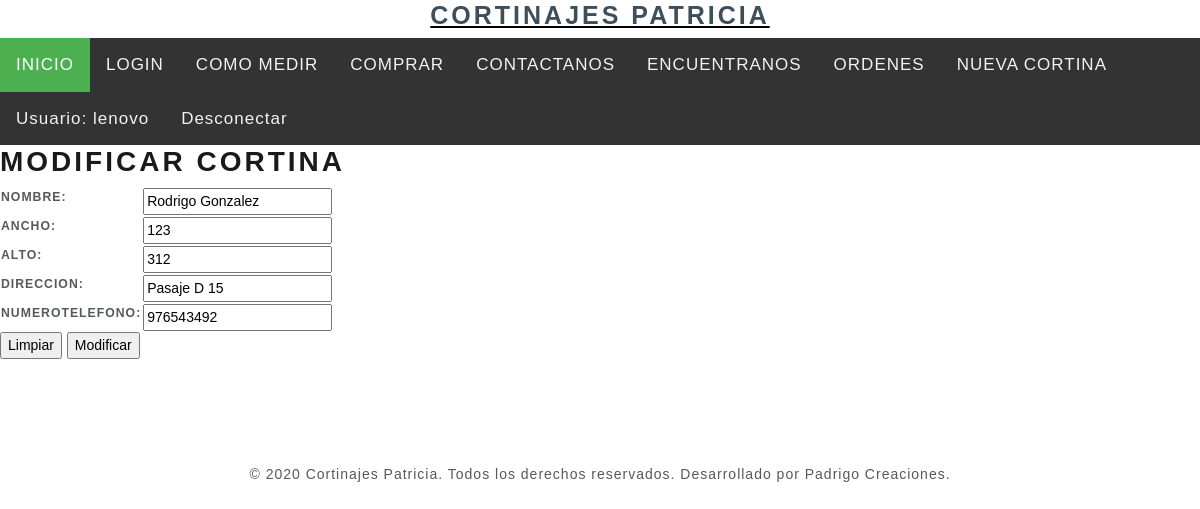
/modificarcortina/16/ (signed in), run on the app's committed database.
### core/models.py (models this page shows, shortened)
class Cortinas (models.Model):
    nombre = models.CharField(max_length=500)
    ancho = models.IntegerField()
    alto = models.IntegerField()
    direccion = models.CharField(max_length=500)
    numerotelefono = models.IntegerField()

### core/views.py (the view)
# urls.py: path('modificarcortina/<id>/', modificarcortina , name="modificarcortina"),
@permission_required('core.change_cortinas')
def modificarcortina(request, id):
    cortinas = Cortinas.objects.get(id=id)
    data = {
        'form':CortinasForm(instance=cortinas)
    }
    if request.method == 'POST':
        formulario = CortinasForm(data=request.POST, instance=cortinas)
        if formulario.is_valid():
            formulario.save()
            data['mensaje'] = "Modificado correctamente"
            data ["form"] = formulario
    return render(request, 'core/modificarcortina.html', data)

### core/forms.py
class CortinasForm(ModelForm):
    class Meta:
        model = Cortinas
        fields = ['nombre', 'ancho', 'alto', 'direccion', 'numerotelefono']

### core/templates/core/modificarcortina.html (shortened to what this page needs)
{% extends 'core/base.html' %}
{% load static %}
{% block contenido %}
<h2>Modificar cortina</h2>
<form action="" method="POST">
    <table>
        {{ form.as_table }}
    </table>
    <input type="reset" value="Limpiar">
    <input type="submit" value="Modificar">
</form>
{% endblock %}

### core/templates/core/base.html (shortened to what this page needs)
<!DOCTYPE html>
<html class="no-js">
<head>
  {% load static %}
  <link rel="stylesheet" href="{% static 'core/css/bootstrap.min.css' %}">
  <link rel="stylesheet" href="https://cdnjs.cloudflare.com/ajax/libs/font-awesome/4.7.0/css/font-awesome.min.css">
  <link rel="stylesheet" href="{% static 'core/css/nav.css' %}">
  <link rel="stylesheet" href="{% static 'core/css/responsiveiframe.css' %}">
</head>
<body class=".cuerpo" background="{% static 'core/img/fondo.jpg' %}">
  <div align=center>
    <a href="{% url 'inicio' %}">
      <h1 style="font-size:25px; color: rgb(63, 79, 90); border: rgb(255, 4, 4);">CORTINAJES PATRICIA</h1>
    </a>
  </div>
  <div class="topnav" id="myTopnav">
    <a class="active" href="{% url 'inicio' %}">INICIO</a>
    <a href="{% url 'login' %}">LOGIN</a>
    <a href="{% url 'comomedir' %}">COMO MEDIR</a>
    <a href="{% url 'comprar' %}">COMPRAR</a>
    <a href="{% url 'contactanos' %}">CONTACTANOS</a>
    <a href="{% url 'encuentranos' %}">ENCUENTRANOS</a>
    {% if user.is_staff %}
    <a href="{% url 'listadocortinas' %}">ORDENES</a>
    {% endif %}
    <a href="{% url 'nuevacortina' %}">NUEVA CORTINA</a>
    {% if user.is_authenticated %}
    <a href="#"> Usuario: {{ user.username }}</a>
    <a href="{% url 'logout' %}">Desconectar</a>
    {% endif %}
  </div>
    {% block contenido %}
    {% endblock %}
    <br><br><br><br><br>
    <div>
      <footer class="footer">
        <center>© 2020 Cortinajes Patricia. Todos los derechos reservados. Desarrollado por Padrigo Creaciones.</center>
      </footer>
    </div>
</body>
</html>

### core/static/core/css/nav.css (style rules this page uses)
body { margin: 0; font-family: Arial, Helvetica, sans-serif; padding-bottom: 70px; }
.topnav { overflow: hidden; background-color: #333; }
.topnav a { float: left; display: block; color: #f2f2f2; text-align: center; padding: 14px 16px; text-decoration: none; font-size: 17px; }
.topnav a.active { background-color: #4CAF50; color: white; }

### data on the page
Cortinas: nombre "Rodrigo Gonzalez", ancho "123", alto "312", direccion "Pasaje D 15", numerotelefono "976543492"

### other printed values
{{ user.username }} "lenovo"
